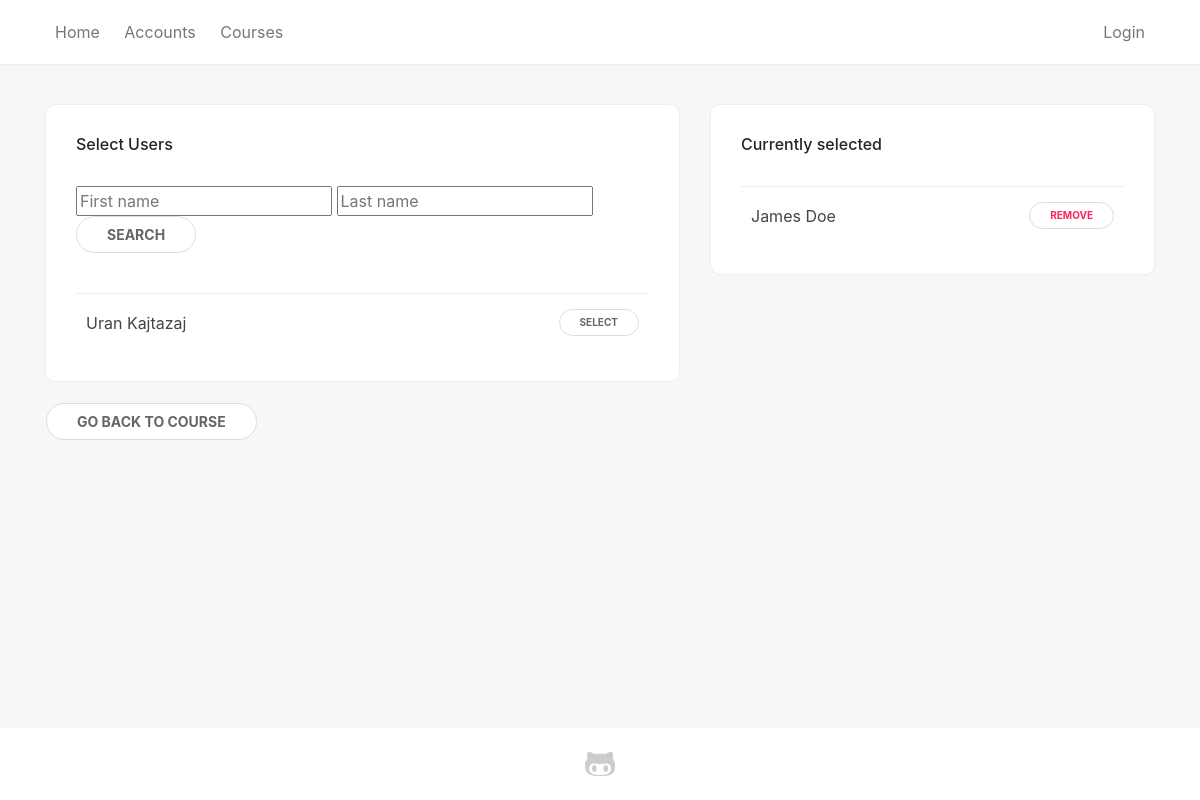
Before: /course/12/teacher/edit/ with the older database file.
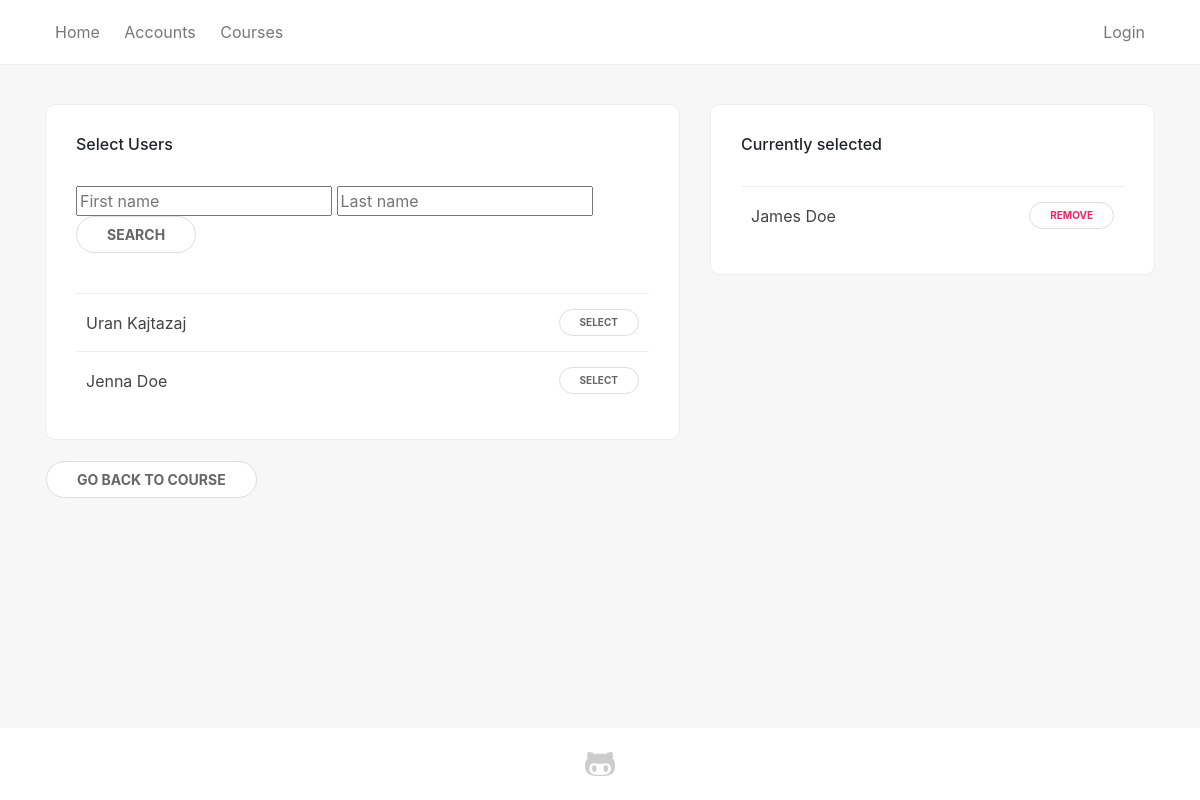
After: the same page with the newer database file.
### sems/models.py (models this page shows, shortened)
class Student(models.Model):
    user = models.OneToOneField(User, on_delete=models.CASCADE, null=True)
    first_name = models.CharField(max_length=100, null=True)
    last_name = models.CharField(max_length=100, null=True)
    picture = models.ImageField(null=True, blank=True, default='no-img.png')
    website = models.URLField(max_length=100, null=True, blank=True)
    email = models.EmailField(max_length=100, null=True)
    program = models.ForeignKey(Program, on_delete=models.SET_NULL, null=True)
    country = models.ForeignKey(State, on_delete=models.SET_NULL, null=True)
    city = models.CharField(max_length=100, null=True)
    course = models.ManyToManyField(Course, related_name='course')
    course_teacher = models.ManyToManyField(Course, related_name='course_teacher')
    viti = models.IntegerField(choices=YEARS, default=1)
    semester = models.IntegerField(choices=SEMESTER, default=1)
    level = models.CharField(max_length=100, choices=LEVELS, default=1)
    def __str__(self):
        return self.first_name + ' ' + self.last_name

### sems/views.py (the view)
# urls.py: path('course/<int:course_id>/teacher/edit/', views.select_teacher, name='add_teacher'),
def select_teacher(request, course_id):
    students = Student.objects.all()
    curr_teachers = Student.objects.filter(course_teacher__in=[Course.objects.get(pk=course_id)])
    print(curr_teachers)
    if request.method == 'GET':
        first_name = request.GET.get('first_name', '')
        last_name = request.GET.get('last_name', '')
        students = Student.objects.filter(first_name__contains=first_name, last_name__contains=last_name).exclude(course_teacher__in=[Course.objects.get(pk=course_id)])
    paginator = Paginator(students, 15)
    page = request.GET.get('page')
    students = paginator.get_page(page)
    return render (
        request, 'select_teacher.html', {'students': students, 'course_id': course_id, 'teachers': curr_teachers},
    )

### sems/templates/select_teacher.html (shortened to what this page needs)
{% extends 'base_generic.html' %}
{% block content %}
<div class="container">
    <div class="row">
        <div class="col-md-7 col-xs-12">
            <div class="card-box">
                <h6>Select Users</h6><br/>
                <form method="get">
                    <input type="text" name="first_name" placeholder="First name">
                    <input type="text" name="last_name" placeholder="Last name">
                    <button type="submit" class="btn btn-primary">Search</button>
                </form>
                <br>
                {% if students %}
                <table>
                    <tbody>
                    {% for student in students %}
                        <tr>
                            <td>
                                {{ student.first_name }} {{ student.last_name }}<br/>
                            </td>
                            <td class="text-right"><small><a class="btn btn-sm btn-third" href="{% url 'confirm_teacher' course_id=course_id student_id=student.pk %}">Select</a></small></td>
                        </tr>
                    {% endfor %}
                    </tbody>
                </table>
                {% else %}
                <p class="text-danger">No Users Available</p>
                {% endif %}
            </div>
            <div class="empty-box">
                <a class="btn btn-primary" href="{% url 'course_detail' pk=course_id %}">Go back to course</a>
            </div>
        </div>
        <div class="col-md-5 col-xs-12">
            <div class="card-box">
                <h6>Currently selected</h6><br/>
                {% if teachers %}
                <table>
                    <tbody>
                    {% for teacher in teachers %}
                        <tr>
                            <td>
                                {{ teacher.first_name }} {{ teacher.last_name }}<br/>
                            </td>
                            <td class="text-right">
                                <span class="with-popup">
                                    <small><a class="btn btn-sm btn-danger">Remove</a></small>
                                </span>
                            </td>
                        </tr>
                    {% endfor %}
                    </tbody>
                </table>
                {% else %}
                <p class="text-danger">No users selected</p>
                {% endif %}
            </div>
        </div>
    </div>
</div>
{% endblock %}

Changed rows visible on the page:
added Student: first_name "Jenna", last_name "Doe", shown under "Select Users"
